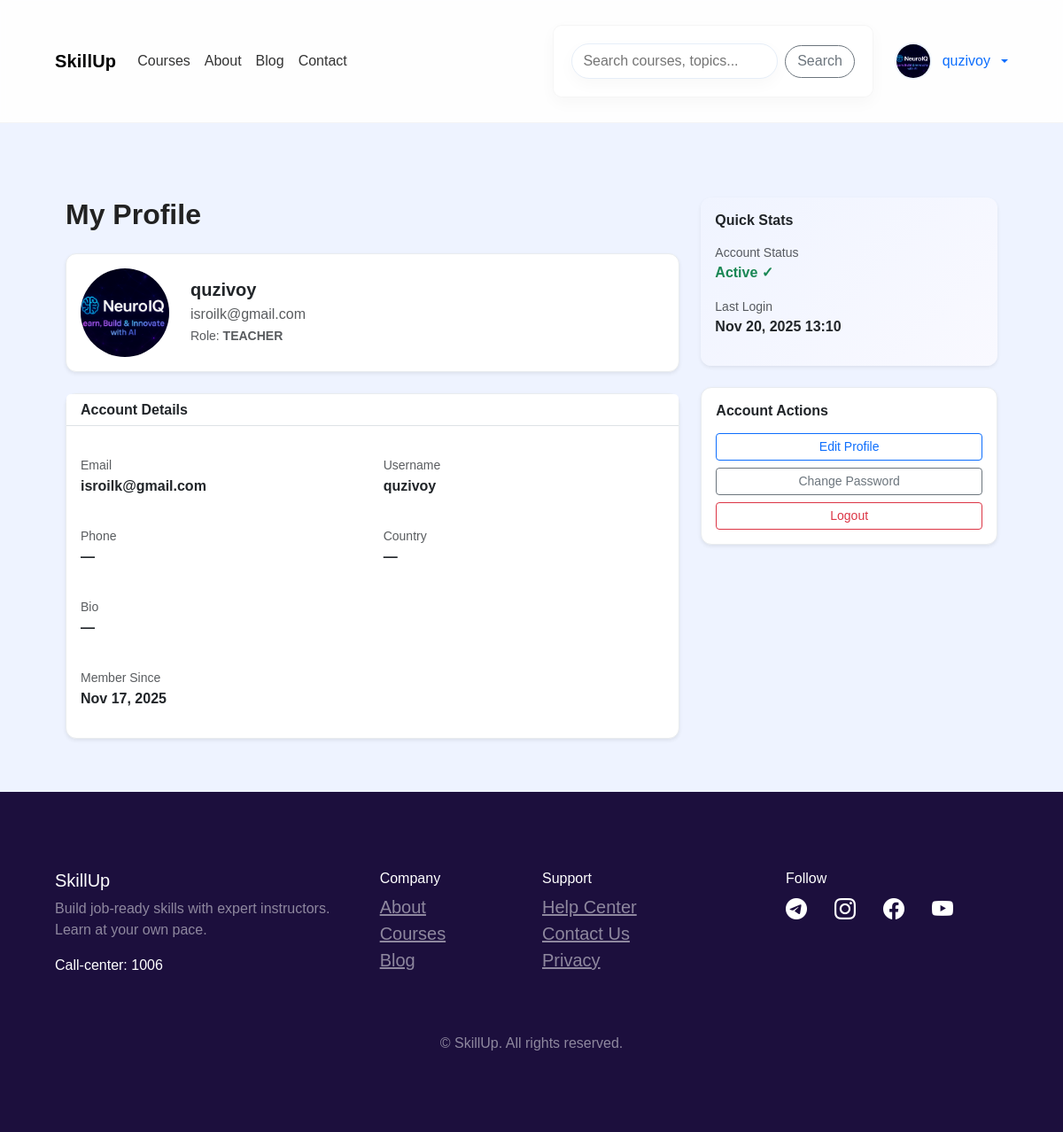
/profile/user-profile/ (signed in), run on an earlier commit of the app's database.
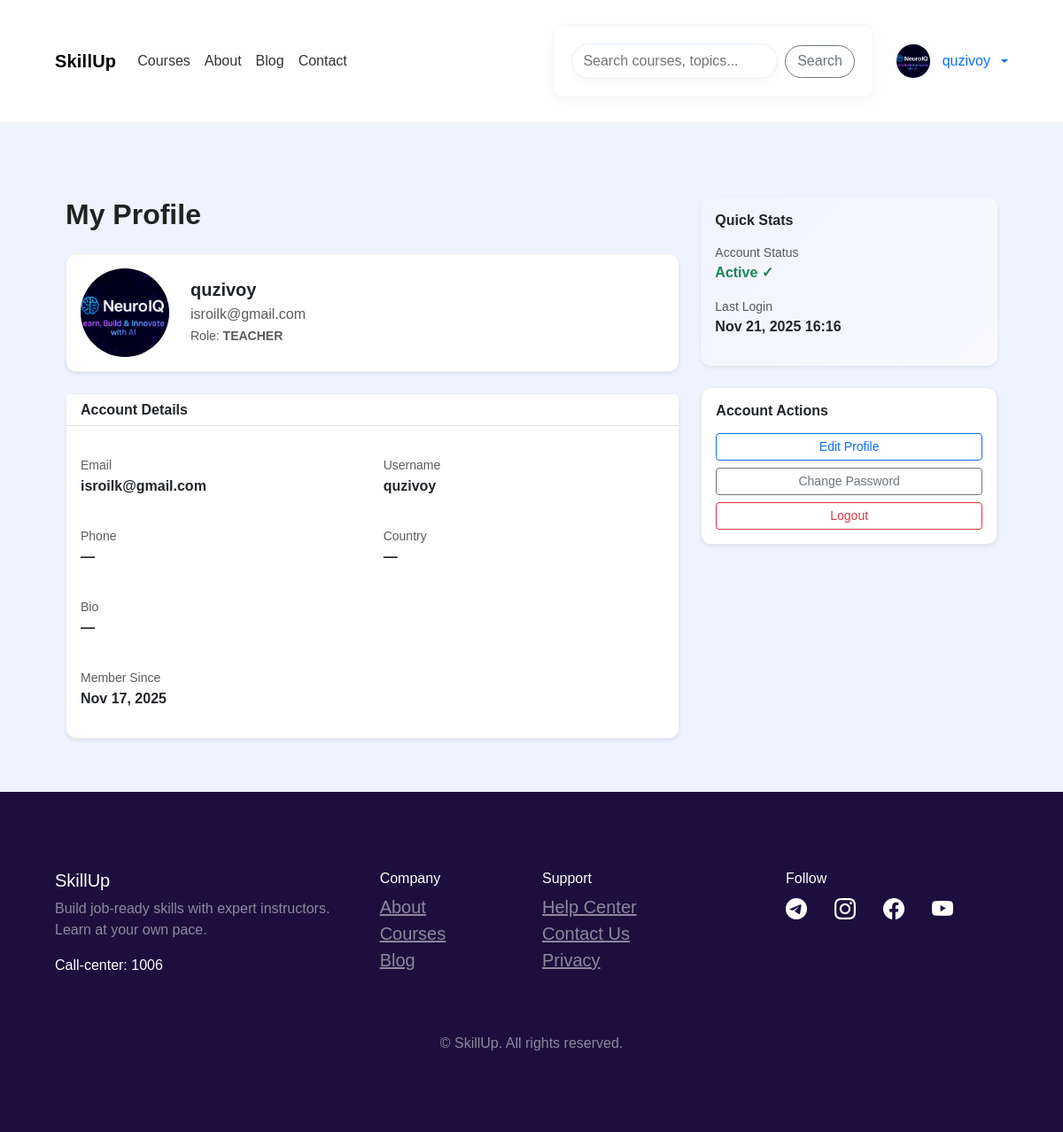
And on a later commit of the database.
### accounts/models.py (models this page shows, shortened)
class User(AbstractUser):
    CHOICE_ROLE = [
        ('STUDENT', 'STUDENT'),
        ('TEACHER', 'TEACHER'),
        ('ADMIN','ADMIN')
    ]
    email = models.EmailField(unique=True)
    username = models.CharField(max_length=200)
    phone = models.CharField(max_length=200, null=True, blank=True)
    bio = models.TextField(null=True, blank=True)
    image = models.ImageField(upload_to='profile-images/')
    country = models.CharField(max_length=200, null=True, blank=True)
    role = models.CharField(max_length=200, choices=CHOICE_ROLE, default='STUDENT')
    USERNAME_FIELD = 'email'
    REQUIRED_FIELDS = ('username',)

### user_profile/views.py (the view)
# urls.py: path('user-profile/', views.Profile.as_view(), name='user-profile'),
class Profile(LoginRequiredMixin, DetailView):
    template_name = 'user_profile/profile.html'
    model = User
    context_object_name = 'user'
    def get_object(self):
        return self.request.user

### templates/user_profile/profile.html (shortened to what this page needs)
{% extends 'base.html' %}
{% block hero %}
<div class="container mt-4">
  <div class="row">
    <div class="col-lg-8">
      <h2 class="fw-bold mb-4">My Profile</h2>
      <div class="card mb-4 shadow-sm">
        <div class="card-body">
          <div class="row align-items-center">
            <div class="col-auto">
              {% if user.image %}
                <img src="{{ user.image.url }}" class="rounded-circle" style="width:100px;height:100px;object-fit:cover;" />
              {% else %}
                <img src="/media/user.png" class="rounded-circle" style="width:100px;height:100px;object-fit:cover;" />
              {% endif %}
            </div>
            <div class="col">
              <h5 class="fw-bold mb-1">{{ user.username }}</h5>
              <p class="text-muted mb-0">{{ user.email }}</p>
              <small class="text-muted">Role: <strong>{{ user.role }}</strong></small>
            </div>
          </div>
        </div>
      </div>
      <div class="card shadow-sm">
        <div class="card-header bg-white border-bottom">
          <h6 class="fw-bold mb-0">Account Details</h6>
        </div>
        <div class="card-body">
          <div class="row mb-3">
            <div class="col-md-6">
              <label class="text-muted small">Email</label>
              <p class="fw-semibold">{{ user.email }}</p>
            </div>
            <div class="col-md-6">
              <label class="text-muted small">Username</label>
              <p class="fw-semibold">{{ user.username }}</p>
            </div>
          </div>
          <div class="row mb-3">
            <div class="col-md-6">
              <label class="text-muted small">Phone</label>
              <p class="fw-semibold">{{ user.phone|default:"—" }}</p>
            </div>
            <div class="col-md-6">
              <label class="text-muted small">Country</label>
              <p class="fw-semibold">{{ user.country|default:"—" }}</p>
            </div>
          </div>
          <div class="row mb-3">
            <div class="col-12">
              <label class="text-muted small">Bio</label>
              <p class="fw-semibold">{{ user.bio|default:"—" }}</p>
            </div>
          </div>
          <div>
            <label class="text-muted small">Member Since</label>
            <p class="fw-semibold">{{ user.date_joined|date:"M d, Y" }}</p>
          </div>
        </div>
      </div>
    </div>
    <div class="col-lg-4">
      <div class="card shadow-sm mb-4" style="background: linear-gradient(135deg, #f0f4ff 0%, #f9f9ff 100%); border:0;">
        <div class="card-body">
          <h6 class="fw-bold mb-3">Quick Stats</h6>
          <div class="mb-3">
            <div class="text-muted small">Account Status</div>
            <p class="fw-semibold text-success">Active ✓</p>
          </div>
          <div>
            <div class="text-muted small">Last Login</div>
            <p class="fw-semibold">{{ user.last_login|date:"M d, Y H:i"|default:"Never" }}</p>
          </div>
        </div>
      </div>
      <div class="card shadow-sm">
        <div class="card-body">
          <h6 class="fw-bold mb-3">Account Actions</h6>
          <a href="{% url 'update-profile' %}" class="btn btn-sm btn-outline-primary w-100 mb-2">Edit Profile</a>
          <a href="#" class="btn btn-sm btn-outline-secondary w-100 mb-2">Change Password</a>
          <a href="{% url 'logout' %}" class="btn btn-sm btn-outline-danger w-100">Logout</a>
        </div>
      </div>
    </div>
  </div>
</div>
{% endblock  %}

### templates/base.html (shortened to what the changed rows need)
<!DOCTYPE html>
{% load static %}
<html lang="en">
  <head>
    <link
      rel="stylesheet"
      href="https://cdn.jsdelivr.net/npm/bootstrap@5.3.2/dist/css/bootstrap.min.css"
    />
    <link
      rel="stylesheet"
      href="https://cdn.jsdelivr.net/npm/bootstrap-icons@1.10.5/font/bootstrap-icons.css"
    />
    <link rel="stylesheet" href="{% static 'css/site.css' %}" />
  </head>
  <body>
    <nav class="navbar navbar-expand-lg sticky-top site-navbar">
      <div class="container">
        <div class="collapse navbar-collapse" id="nav">
          <div class="d-flex align-items-center gap-3">
            {% if not user.is_authenticated %}
            <a href="{% url 'login' %}" class="btn btn-sm btn-outline-secondary"
              >Login</a
            >
            <a href="{% url 'register' %}" class="btn nav-cta btn-primary ms-2"
              >Register</a
            >
            {% else %}
            <div class="dropdown">
              <a
                class="profile-link text-decoration-none dropdown-toggle"
                href="#"
                role="button"
                id="profileMenu"
                data-bs-toggle="dropdown"
                aria-expanded="false"
              >
                {% if user.image %}
                <img
                  src="{{ user.image.url }}"
                  class="avatar-sm"
                  alt="avatar"
                />
                {% else %}
                <img src="/media/user.png" class="avatar-sm" alt="avatar" />
                {% endif %}
                <span class="d-none d-md-inline ms-1"
                  >{{ user.get_full_name|default:user.username }}</span
                >
              </a>
            </div>
            {% endif %}
          </div>
        </div>
      </div>
    </nav>
    <div class="container-fluid hero-section">
      <div class="container">{% block hero %}{% endblock %}</div>
    </div>
    <link
      rel="stylesheet"
      href="https://cdn.jsdelivr.net/npm/plyr@3.8.10/dist/plyr.css"
    />
  </body>
</html>

What changed in the data, as far as the page shows it:
changed User "quzivoy": last_login "Nov 20, 2025 13:10" → "Nov 21, 2025 16:16"
